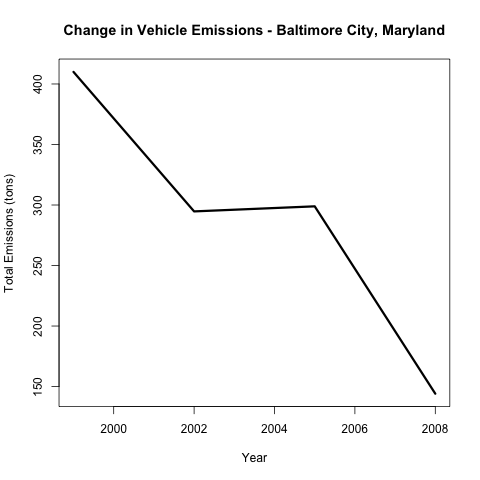

This chart was generated by the following R code:
# Set the working directory to the location of this script
base.directory <- dirname(parent.frame(2)$ofile)
setwd(base.directory)

## Download the source data and read it into R if necessary
source("getSourceData.R")
setwd(base.directory)

## Get the SCCs corresponding to onroad and nonroad sources
## Note we can do this with one grep, since the string "nonroad" contains
## the string "onroad"
if (!exists("vehicleSCCs")){
    typeIsVehicle = grep("onroad",SCC$Data.Category,ignore.case = TRUE)
    vehicleSCCs = SCC$SCC[typeIsVehicle]
}

## Subset the Baltimore Table by the vehicle SCCs
NEIVehiclesBaltimore = filter(NEIBaltimore,SCC %in% vehicleSCCs)
library(data.table)
yearlyTotalsBaltVehicles = data.table(NEIVehiclesBaltimore)[,list(vehicleEmissionsByYear = sum(Emissions),numObservations = .N),by=year]

filename = "plot5.png"
png(filename = filename , width = 480, height = 480,bg = "transparent")
plot(yearlyTotalsBaltVehicles$year,yearlyTotalsBaltVehicles$vehicleEmissionsByYear,type = "l",main = "Change in Vehicle Emissions - Baltimore City, Maryland",ylab = "Total Emissions (tons)",xlab="Year",lwd=3)
dev.off()
print(paste("Plot written to: ",paste(getwd(),filename,sep="/"),sep=""))
